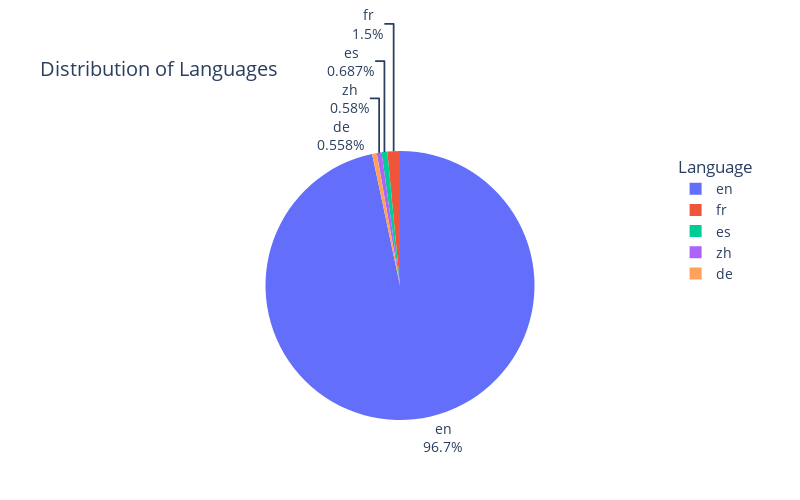

Notebook code for this chart:
### Code cell
lang= movies1.groupby('original_language')[['title_x']].count() 
lang.loc[lang['title_x'] < 20, 'title_x'] = 'Others'
fig = px.pie(lang, values='title_x', names=lang.index,width=800,height=500)
fig.update_layout(
    title="Distribution of Languages",
    legend_title="Language",
    font=dict(
        size=14
    )
)
fig.layout.template = 'plotly'
fig.update_traces(textposition='outside', textinfo='percent+label')
fig.show()

### Figure 1 — Plotly figure (JSON) as saved in the notebook; plotly's stock layout.template omitted (floating-point values rounded to 4 significant figures)
{"data": [{"domain": {"x": [0, 1], "y": [0, 1]}, "hovertemplate": "original_language=%{label}<br>title_x=%{value}<extra></extra>", "labels": ["af", "ar", "cn", "cs", "da", "de", "el", "en", "es", "fa", "fr", "he", "hi", "hu", "id", "is", "it", "ja", "ko", "ky", "nb", "nl", "no", "pl", "ps", "pt", "ro", "ru", "sl", "sv", "ta", "te", "th", "tr", "vi", "xx", "zh"], "legendgroup": "", "name": "", "showlegend": true, "textinfo": "percent+label", "textposition": "outside", "type": "pie", "values": ["Others", "Others", "Others", "Others", "Others", 26, "Others", 4503, 32, "Others", 70, "Others", "Others", "Others", "Others", "Others", "Others", "Others", "Others", "Others", "Others", "Others", "Others", "Others", "Others", "Others", "Others", "Others", "Others", "Others", "Others", "Others", "Others", "Others", "Others", "Others", 27]}], "layout": {"font": {"size": 14}, "height": 500, "legend": {"title": {"text": "Language"}, "tracegroupgap": 0}, "margin": {"t": 60}, "title": {"text": "Distribution of Languages"}, "width": 800}}
